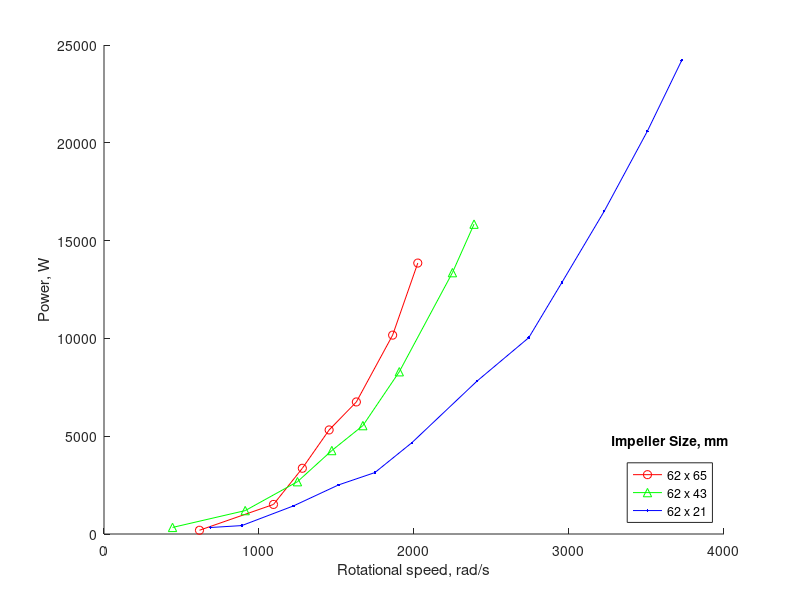
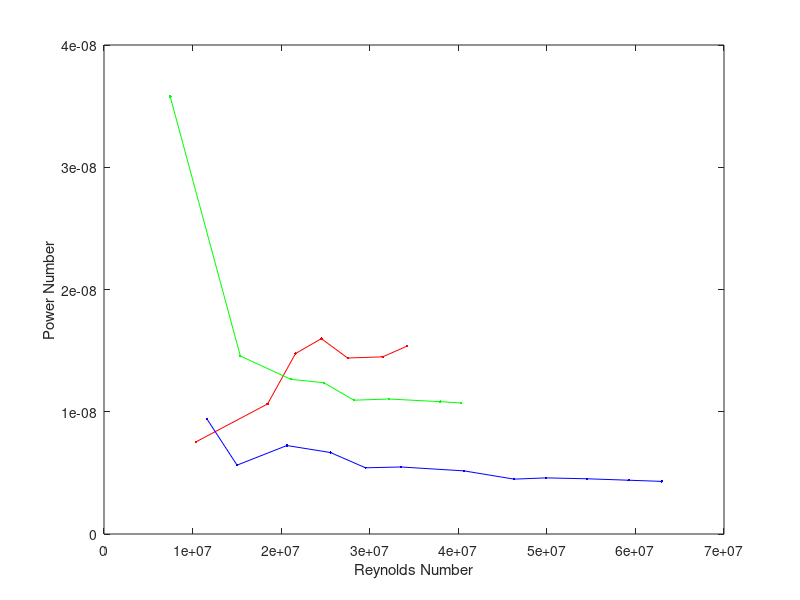

These figures' MATLAB source, in order:
function fluid_mixing

%Given lever arm distance (m)
lever_arm = 0.11;

% Rotational speed in rpm, force in N
% Impeller size 62x65 mm
rpm_6265 = [64.5, 114.5, 134.0, 152.1, 170.5, 195.0, 212.0]; 
force_6265 = [0.45, 2.0, 3.8, 5.3, 6.0, 7.9, 9.9];
[rot_speed_6265, torque_6265, power_6265] = calc_params(rpm_6265, force_6265, lever_arm);
disp('---------------------------------------------------------------------------')
disp('Calculated Parameters, 62x65mm impeller')
disp('---------------------------------------------------------------------------')
disp('Rotation, rpm   Force, N   Rotational Speed, rad/s   Torque, N*m   Power, W')
for i = 1:numel(rpm_6265)
    fprintf('%.1f             %.1f       %.1f                      %.1f          %.1f \n',rpm_6265(i), force_6265(i), rot_speed_6265(i), torque_6265(i), power_6265(i))
end
disp('---------------------------------------------------------------------------')

% Impeller size 62x43 mm
rpm_6243 = [46.3, 95.4, 130.7, 153.9, 174.9, 199.5, 235.4, 250.0];
force_6243 = [1.1, 1.9, 3.1, 4.2, 4.8, 6.3, 8.6, 9.6];
[rot_speed_6243, torque_6243, power_6243] = calc_params(rpm_6243, force_6243, lever_arm);
disp('---------------------------------------------------------------------------')
disp('Calculated Parameters, 62x43mm impeller')
disp('---------------------------------------------------------------------------')
disp('Rotation, rpm   Force, N   Rotational Speed, rad/s   Torque, N*m   Power, W')
for i = 1:numel(rpm_6243)
    fprintf('%.1f             %.1f       %.1f                      %.1f          %.1f \n',rpm_6243(i), force_6243(i), rot_speed_6243(i), torque_6243(i), power_6243(i))
end
disp('---------------------------------------------------------------------------')

% Impeller size 62x21 mm
rpm_6221 = [72.0, 93.1, 128.0, 158.5, 183.0, 208.0, 252.0, 287.0, 309.4, 338.0, 367.1, 390.3];
force_6221 = [0.7, 0.7, 1.7, 2.4, 2.6, 3.4, 4.7, 5.3, 6.3, 7.4, 8.5, 9.4];
[rot_speed_6221, torque_6221, power_6221] = calc_params(rpm_6221, force_6221, lever_arm);
disp('---------------------------------------------------------------------------')
disp('Calculated Parameters, 62x21mm impeller')
disp('---------------------------------------------------------------------------')
disp('Rotation, rpm   Force, N   Rotational Speed, rad/s   Torque, N*m   Power, W')
for i = 1:numel(rpm_6221)
    fprintf('%.1f             %.1f       %.1f                      %.1f          %.1f \n',rpm_6221(i), force_6221(i), rot_speed_6221(i), torque_6221(i), power_6221(i))
end
disp('---------------------------------------------------------------------------')

%Power vs speed plot
hold on
plot(rot_speed_6265, power_6265, 'ro-')
plot(rot_speed_6243, power_6243, 'g^-')
plot(rot_speed_6221, power_6221, 'b.-')
xlabel('Rotational speed, rad/s')
ylabel('Power, W')
h = legend('62 x 65','62 x 43','62 x 21','Location','Southeast');
v = get(h,'title');
set(v,'string','Impeller Size, mm');

%Power Number vs Reynolds Number
density = 850; %mineral oil, kg/m^3
viscosity = 0.0153; %Pa*s, DOUBLE CHECK THIS VALUE
% all_rps = 60*[rpm_6265 rpm_6243 rpm_6221];
% all_power = [power_6265 power_6243 power_6221];
[Re_6265, P_6265] = dimensionless_groups(lever_arm*2, 60*rpm_6265, density, viscosity, power_6265);
[Re_6243, P_6243] = dimensionless_groups(lever_arm*2, 60*rpm_6243, density, viscosity, power_6243);
[Re_6221, P_6221] = dimensionless_groups(lever_arm*2, 60*rpm_6221, density, viscosity, power_6221);

% [reynolds_number, power_number] = dimensionless_groups(lever_arm*2, all_rps, density, viscosity, all_power);
% reynolds_number
% power_number
figure
plot(Re_6265, P_6265, 'r.-', Re_6243, P_6243, 'g.-', Re_6221, P_6221, 'b.-')
xlabel('Reynolds Number')
ylabel('Power Number')

end

function [rot_speed, torque, power] = calc_params(rpm, force, lever_arm)
% Calculate rotational speed, torque, and power

rot_speed = 60.*rpm./(2*pi); %rad/s
torque = force.*lever_arm; %N*m
power = 2*pi*torque.*rot_speed; %W

end

function [reynolds_number, power_number] = dimensionless_groups(D_impeller, N_rps, density, viscosity, power)

reynolds_number = ((D_impeller.^2).*N_rps.*density)./viscosity;
power_number = power./((N_rps.^3) .* (D_impeller.^5) .* density);

end